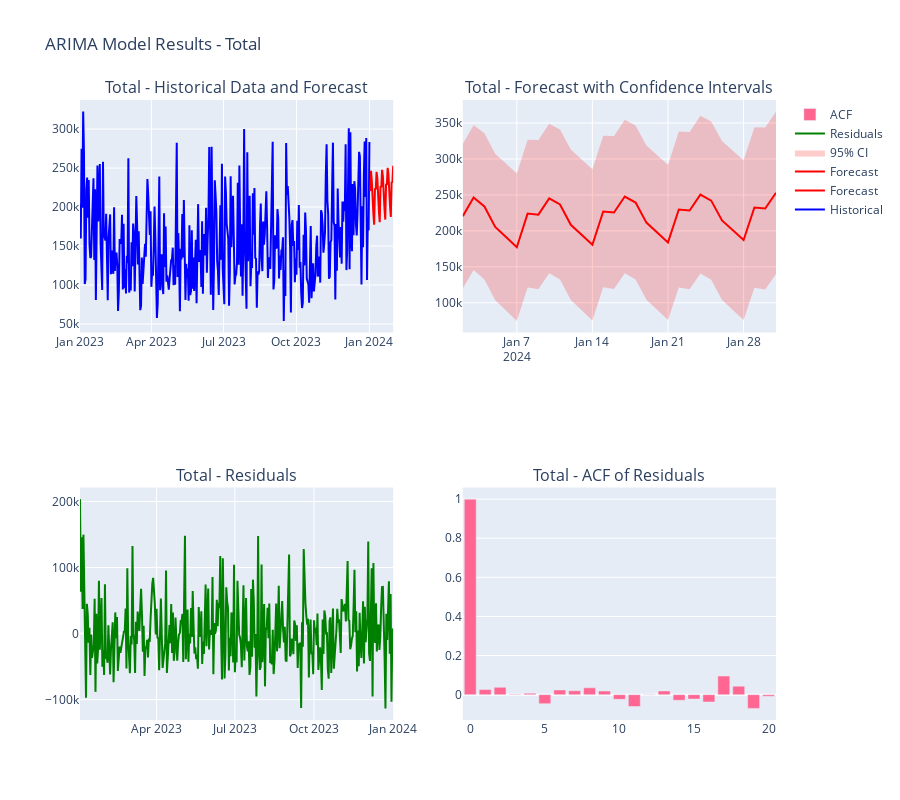
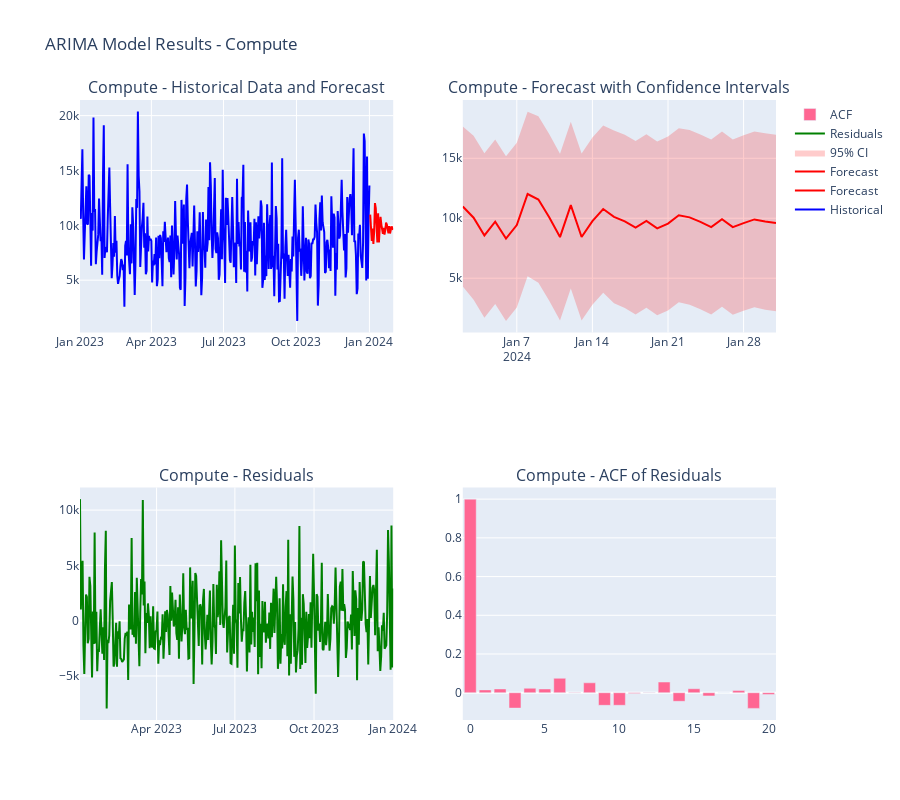
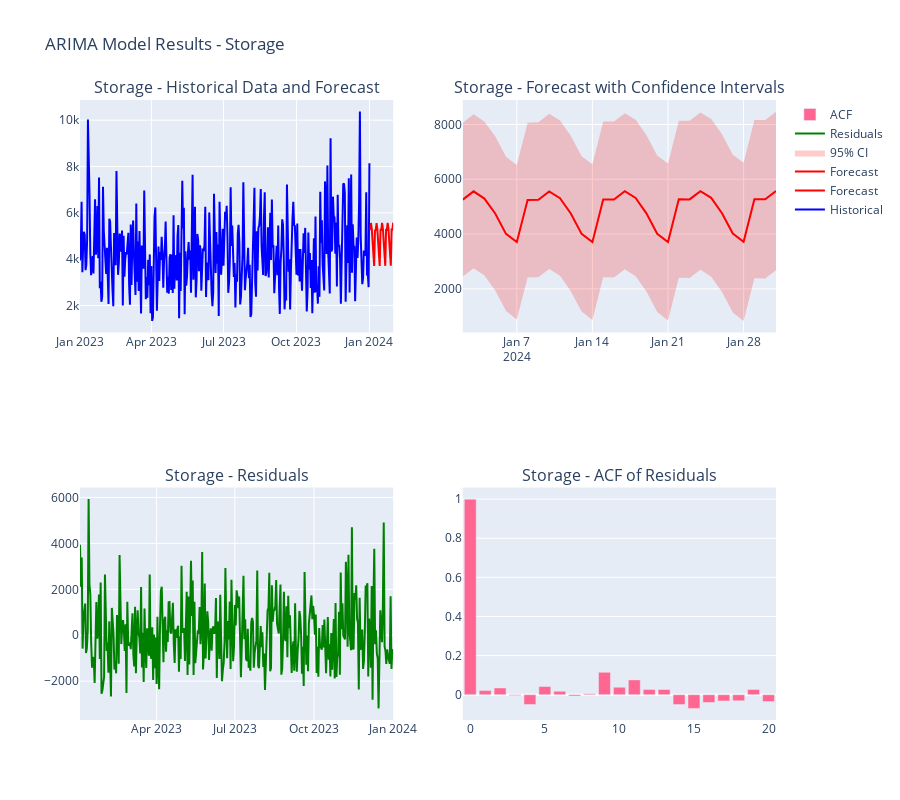
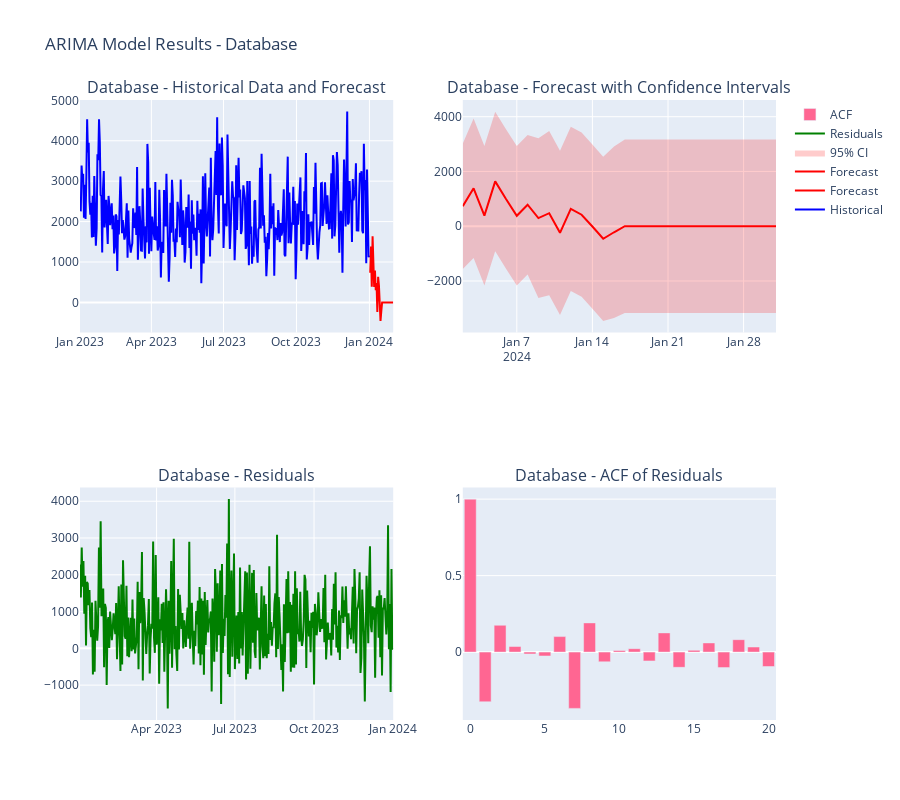

Notebook code cell kept with these figures, in order:
### Code cell
# Visualize ARIMA Results
def plot_arima_results(timeseries, forecast, conf_int, category_name, periods=30):
    """
    Create comprehensive visualizations for ARIMA model results.
    """
    # Create future dates
    last_date = timeseries.index[-1]
    future_dates = pd.date_range(start=last_date + pd.Timedelta(days=1), periods=periods, freq='D')
    
    # Create subplots
    fig = make_subplots(
        rows=2, cols=2,
        subplot_titles=(
            f'{category_name} - Historical Data and Forecast',
            f'{category_name} - Forecast with Confidence Intervals',
            f'{category_name} - Residuals',
            f'{category_name} - ACF of Residuals'
        ),
        specs=[[{"secondary_y": False}, {"secondary_y": False}],
               [{"secondary_y": False}, {"secondary_y": False}]]
    )
    
    # 1. Historical data and forecast
    fig.add_trace(
        go.Scatter(x=timeseries.index, y=timeseries.values, mode='lines',
                  name='Historical', line=dict(color='blue')),
        row=1, col=1
    )
    
    fig.add_trace(
        go.Scatter(x=future_dates, y=forecast, mode='lines',
                  name='Forecast', line=dict(color='red')),
        row=1, col=1
    )
    
    # 2. Forecast with confidence intervals
    fig.add_trace(
        go.Scatter(x=future_dates, y=forecast, mode='lines',
                  name='Forecast', line=dict(color='red')),
        row=1, col=2
    )
    
    # Add confidence intervals
    fig.add_trace(
        go.Scatter(x=future_dates, y=conf_int.iloc[:, 1], 
                  mode='lines', line=dict(width=0), showlegend=False),
        row=1, col=2
    )
    
    fig.add_trace(
        go.Scatter(x=future_dates, y=conf_int.iloc[:, 0], 
                  mode='lines', line=dict(width=0), fill='tonexty',
                  fillcolor='rgba(255,0,0,0.2)', name='95% CI'),
        row=1, col=2
    )
    
    # 3. Residuals
    if category_name in model_diagnostics:
        residuals = model_diagnostics[category_name]['residuals']
        fig.add_trace(
            go.Scatter(x=timeseries.index[1:], y=residuals, mode='lines',
                      name='Residuals', line=dict(color='green')),
            row=2, col=1
        )
    
    # 4. ACF of residuals
    if category_name in model_diagnostics:
        residuals = model_diagnostics[category_name]['residuals']
        from statsmodels.tsa.stattools import acf
        acf_values = acf(residuals, nlags=20)
        lags = range(len(acf_values))
        
        fig.add_trace(
            go.Bar(x=list(lags), y=acf_values, name='ACF'),
            row=2, col=2
        )
    
    fig.update_layout(height=800, title_text=f"ARIMA Model Results - {category_name}")
    fig.show()

# Create visualizations for each model
for category, result in arima_results.items():
    ts_data = stationarity_results[category]['original']
    plot_arima_results(
        ts_data, 
        result['forecast'], 
        result['conf_int'], 
        category, 
        forecast_periods
    )
